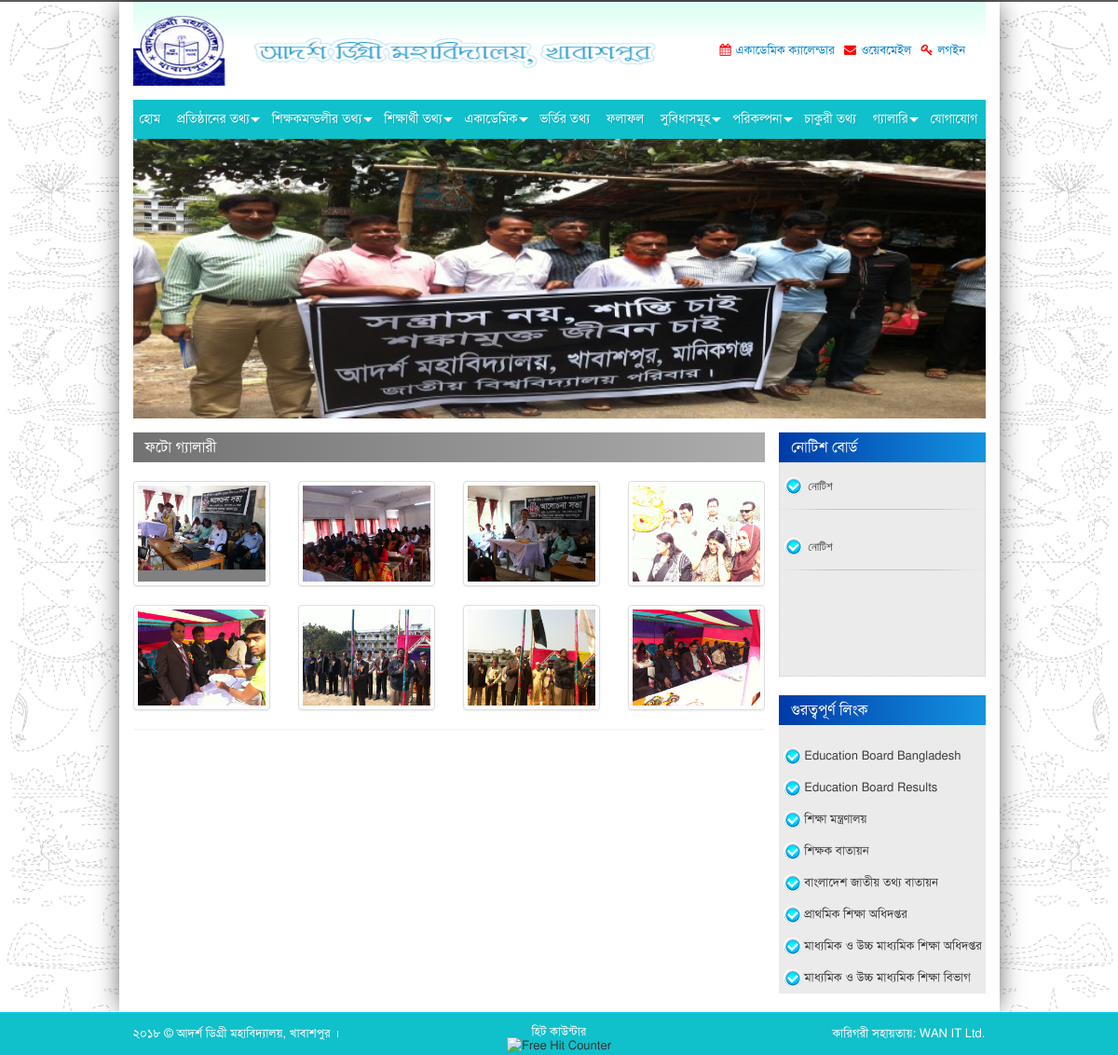
The page /page/content/photos on the database its author committed.
### tables this page shows
CREATE TABLE `tbl_contact` (
  `id` tinyint(1) NOT NULL COMMENT 'PK',
  `school_name` varchar(255) NOT NULL,
  `email` varchar(255) NOT NULL,
  `address` text NOT NULL,
  `google_map` text NOT NULL,
  `logo` varchar(255) NOT NULL
);

CREATE TABLE `tbl_documents` (
  `id` int(10) NOT NULL COMMENT 'PK',
  `slug` varchar(255) NOT NULL,
  `title` varchar(255) NOT NULL,
  `file_name` varchar(255) NOT NULL
);

CREATE TABLE `tbl_static_page` (
  `id` int(10) NOT NULL COMMENT 'PK',
  `slug` varchar(255) NOT NULL,
  `title` varchar(255) NOT NULL,
  `details` text NOT NULL,
  `file_name` varchar(255) NOT NULL
);

CREATE TABLE `tbl_banners` (
  `id` int(10) NOT NULL COMMENT 'PK',
  `page` varchar(255) NOT NULL,
  `file_name` varchar(255) NOT NULL
);

CREATE TABLE `tbl_photos` (
  `id` int(10) NOT NULL COMMENT 'PK',
  `title` varchar(255) NOT NULL,
  `file_name` varchar(255) NOT NULL
);

CREATE TABLE `tbl_notice` (
  `id` int(10) NOT NULL COMMENT 'PK',
  `published` datetime NOT NULL,
  `title` varchar(255) NOT NULL,
  `details` text NOT NULL,
  `file_name` varchar(255) NOT NULL
);

### application/controllers/Page.php (called while the page is built, shortened)
<?php if (!defined('BASEPATH')) 	exit('Hacking Attempt: Get out of the system ..!');
class Page extends CI_Controller {
	public function content($page = NULL) {
		$this->load->view('header');
		$this->load->view($page);
		$this->load->view('footer');
	}
}

### index.php (called while the page is built, shortened)
<?php
require_once BASEPATH.'core/CodeIgniter.php';

### application/models/Contact_model.php (called while the page is built, shortened)
<?php if (!defined('BASEPATH')) 	exit('Hacking Attempt : Get Out of the system ..!');
class Contact_model extends CI_Model {
	var $table = 'contact';
	public function index() {
		$query = $this->db->get_where($this->table);
		return $query->row();
	}
}

### application/models/Documents_model.php (called while the page is built, shortened)
<?php if (!defined('BASEPATH')) 	exit('Hacking Attempt : Get Out of the system ..!');
class Documents_model extends CI_Model {
	var $table = 'documents';
	public function document_list () {
		$this->db->select('*');
		$this->db->from($this->table);
		$this->db->order_by('id', 'ASC');
		return $this->db->get()->result();
	}
}

### application/models/Static_page_model.php (called while the page is built, shortened)
<?php if (!defined('BASEPATH')) 	exit('Hacking Attempt : Get Out of the system ..!');
class Static_page_model extends CI_Model {
	var $table = 'static_page';
	public function page_list () {
		$this->db->select('*');
		$this->db->from($this->table);
		$this->db->order_by('id', 'ASC');
		return $this->db->get()->result();
	}
}

### application/models/Banners_model.php (called while the page is built, shortened)
<?php if (!defined('BASEPATH')) 	exit('Hacking Attempt : Get Out of the system ..!');
class Banners_model extends CI_Model {
	var $table = 'banners';
	public function banner_by_page ($page=NULL) {
		$this->db->select('*');
		$this->db->from($this->table);
		$this->db->where('page', $page);
		$this->db->order_by('id', 'RANDOM');
		$this->db->limit(1);
		return $this->db->get()->row();
	}
}

### application/models/Photos_model.php (called while the page is built, shortened)
<?php if (!defined('BASEPATH')) 	exit('Hacking Attempt : Get Out of the system ..!');
class Photos_model extends CI_Model {
	var $table = 'photos';
	public function photo_list () {
		$this->db->select('*');
		$this->db->from($this->table);
		$this->db->order_by('id', 'DESC');
		return $this->db->get()->result();
	}
}

### application/models/Notice_model.php (called while the page is built, shortened)
<?php if (!defined('BASEPATH')) 	exit('Hacking Attempt : Get Out of the system ..!');
class Notice_model extends CI_Model {
	var $table = 'notice';
	public function notice_list () {
		$this->db->select('*');
		$this->db->from($this->table);
		$this->db->order_by('id', 'DESC');
		return $this->db->get()->result();
	}
}

### application/helpers/oyo_helper.php (called while the page is built, shortened)
<?php if (!defined('BASEPATH')) 	exit('Hacking Attempt: Get out of the system ..!');
function eng_to_bng($val) {
	$eng = array('0', '1', '2', '3', '4', '5', '6', '7', '8', '9');
	$bng = array('০', '১', '২', '৩', '৪', '৫', '৬', '৭', '৮', '৯');
	return str_ireplace($eng, $bng, $val);
}

### application/views/photos.php (the view)
<div class="col-lg-12 col-md-12 col-sm-12 col-xs-12">
	<div id="main-page">
		<div class="row">
			<div class="col-lg-9 col-md-9 col-sm-9 col-xs-12">
				<div class="main-section-leftside">
					<div class="row">
						<div class="col-lg-12 col-md-12 col-sm-12 col-xs-12">
							<div class="inner-page">
								<h3 class="head_black">ফটো গ্যালারী</h3>
								<div class="gallery">
									<div class="row">
										<div class='list-group gallery'>
											<?php foreach ($this->photos_model->photo_list() as $row) { ?>
												<div class='col-sm-4 col-xs-6 col-md-3 col-lg-3'>
													<a class="thumbnail fancybox" rel="ligthbox" href="<?php echo base_url().'assets/filemanager/photos/'.$row->file_name;?>" title="<?php echo $row->title; ?>">
														<img class="img-responsive" alt="" src="<?php echo base_url().'assets/filemanager/photos/'.$row->file_name;?>" />
													</a>
												</div>
											<?php } ?>
										</div>
									</div>
								</div>
							</div>
						</div>
					</div>
				</div>
			</div>
			<div class="col-lg-3 col-md-3 col-sm-3 col-xs-12 right-section-padding">
				<?php $this->load->view('sidebar');?>
			</div>
		</div>
	</div>
</div>
</div>
</div>
</div>

### application/views/header.php (shortened to what this page needs)
<?php
	$contact = $this->contact_model->index();
	$documents = $this->documents_model->document_list();
	$page_list = $this->static_page_model->page_list();
?>
<!DOCTYPE html>
<html lang="en">
<head>
	<link rel="stylesheet" type="text/css" href="<?php echo base_url().'assets/site/';?>css/bootstrap.min.css">
	<link rel="stylesheet" type="text/css" href="<?php echo base_url().'assets/site/';?>css/bootstrap-theme.min.css" />
	<link rel="stylesheet" type="text/css" href="<?php echo base_url().'assets/site/';?>css/fonts.css" />
	<link rel="stylesheet" type="text/css" href="<?php echo base_url().'assets/site/';?>css/client.css">
	<link rel="stylesheet" type="text/css" href="<?php echo base_url().'assets/site/';?>css/font-awesome.min.css">
	<link rel="stylesheet" type="text/css" href="<?php echo base_url().'assets/site/';?>css/addvertise_scroll.css" />
	<link rel="stylesheet" type="text/css" href="<?php echo base_url().'assets/site/';?>css/vticker.css" />
	<link rel="stylesheet" type="text/css" href="<?php echo base_url().'assets/site/';?>css/menu.css" />
	<link rel="stylesheet" href="https://cdnjs.cloudflare.com/ajax/libs/fancybox/2.1.5/jquery.fancybox.min.css" media="screen">
	<link rel="stylesheet" type="text/css" href="<?php echo base_url().'assets/site/';?>css/styles.css" />
</head>
<body>
<div class="container">
	<div class="row">
		<div id="body_wrapper">
			<div class="col-lg-12 col-md-12 col-sm-12 col-xs-12">
				<div id="header">
					<div class="header_inner">
						<div class="row">
							<div class="col-lg-8 col-md-8 col-sm-8 col-xs-12">
								<div class="logo">
									<a href="<?php echo base_url();?>"><img src="<?php echo base_url().'assets/filemanager/'.$contact->logo;?>"class="img-responsive" alt="<?php echo $contact->school_name;?>"> </a>
								</div>
							</div>
							<div class="col-lg-4 col-md-4 col-sm-4 col-xs-12">
								<div class="header-right">
									<ul>
										<li>
											<div class="calender">
												<?php foreach ($documents as $row) { if (in_array($row->id, array(1))) { ?>
													<a href="<?php echo base_url().'assets/filemanager/documents/'.$row->file_name;?>" target="_blank"><span><i class="fa fa-calendar" aria-hidden="true"></i></span><?php echo $row->title;?></a>
												<?php } } ?>
											</div>
										</li>
										<li>
											<div class="calender">
												<a href="<?php echo base_url().'webmail';?>" target="_blank"><span><i class="fa fa-envelope" aria-hidden="true"></i></span>ওয়েবমেইল</a>
											</div>
										</li>
										<li>
											<div class="calender">
												<a href="<?php echo base_url().'admin-panel';?>" target="_blank"><span><i class="fa fa-key" aria-hidden="true"></i></span>লগইন</a>
											</div>
										</li>
									</ul>
								</div>
							</div>
						</div>
					</div>
				</div>
			</div>
			<div class="col-lg-12 col-md-12 col-sm-12 col-xs-12">
				<div class="navigation">
					<div id='cssmenu'>
						<ul>
							<li><a href='<?php echo base_url();?>'><span>হোম</span></a></li>
							<li class='active has-sub'><a href='#'><span>  প্রতিষ্ঠানের তথ্য </span></a>
							</li>
							<li class='active has-sub'><a href='#'><span>  শিক্ষকমন্ডলীর তথ্য  </span></a>
							</li>
							<li class='active has-sub'><a href='#'><span>  শিক্ষার্থী তথ্য  </span></a>
							</li>
							<li class='active has-sub'><a href='#'><span>  একাডেমিক </span></a>
							</li>
							<?php foreach ($page_list as $row) { if (in_array($row->id, array(5))) { ?>
								<li><a href="<?php echo base_url()."page/single/".$row->slug;?>"><span><?php echo $row->title;?></span></a></li>
							<?php } } ?>
							<li><a href="<?php echo base_url().'page/content/results';?>"><span>ফলাফল </span></a></li>
							<li class='active has-sub'><a href='#'><span> সুবিধাসমূহ  </span></a>
							</li>
							<li class='active has-sub'><a href='#'><span> পরিকল্পনা  </span></a>
							</li>
							<?php foreach ($page_list as $row) { if (in_array($row->id, array(9))) { ?>
								<li><a href="<?php echo base_url()."page/single/".$row->slug;?>"><span><?php echo $row->title;?></span></a></li>
							<?php } } ?>
							<li class='active has-sub'><a href='#'><span> গ্যালারি </span></a>
							</li>
							<li class='last'><a href="<?php echo base_url().'page/content/contact';?>"><span>  যোগাযোগ </span></a></li>
						</ul>
					</div>
				</div>
			</div>
			<?php if($this->uri->segment(1)!=NULL) { ?>
				<div class="col-lg-12 col-md-12 col-sm-12 col-xs-12">
					<div id="banner_inner">
						<?php $banner = $this->banners_model->banner_by_page('অন্যান্য পেইজ'); ?>
						<img style="height:300px;width:100%" src="<?php echo base_url().'assets/filemanager/banners/'.$banner->file_name;?>" class="img-responsive" alt="Slider">
					</div>
				</div>
			<?php } ?>

### application/views/sidebar.php
<div class="main-section-rightside">
	<div class="notice-box">
		<h2 class="title-box">নোটিশ বোর্ড</h2>
		<div class="news_box">
			<div class="scroll-text" id="demo2">
				<ul>
					<?php foreach ($this->notice_model->notice_list() as $row) { ?>
						<li>
							<a href="<?php echo base_url().'page/notice/'.$row->id;?>">
								<div class="news_box_inner">
									<p class="news_box_p"><?php echo $row->title; ?></p>
								</div>
							</a>
						</li>
					<?php } ?>
				</ul>
			</div>
		</div>
	</div>
	<div class="notice-box">
		<h2 class="title-box">গুরত্বপূর্ণ লিংক</h2>
		<div class="drop-box">
			<div class="p_rgt_txt">
				<ul>
					<li><a target="_blank" href="http://www.educationboard.gov.bd/">Education Board Bangladesh</a></li>
					<li><a target="_blank" href="http://www.educationboardresults.gov.bd/">Education Board Results</a></li>
					<li><a target="_blank" href="http://www.moedu.gov.bd/">শিক্ষা মন্ত্রণালয়</a></li>
					<li><a target="_blank" href="https://www.teachers.gov.bd/"> শিক্ষক বাতায়ন</a></li>
					<li><a target="_blank" href="http://bangladesh.gov.bd/">বাংলাদেশ জাতীয় তথ্য বাতায়ন</a></li>
					<li><a target="_blank" href="http://www.dpe.gov.bd/">প্রাথমিক শিক্ষা অধিদপ্তর</a></li>
					<li><a target="_blank" href="http://www.dshe.gov.bd/"> মাধ্যমিক ও উচ্চ মাধ্যমিক শিক্ষা অধিদপ্তর</a></li>
					<li><a target="_blank" href="http://www.shed.gov.bd/"> মাধ্যমিক ও উচ্চ মাধ্যমিক শিক্ষা বিভাগ</a></li>
				</ul>
			</div>
		</div>
	</div>
</div>

### application/views/footer.php (shortened to what this page needs)
<?php $contact = $this->contact_model->index(); ?>
<div id="footer">
	<div class="container">
		<div class="row">
			<div class="col-lg-4 col-md-4 col-sm-4 col-xs-12">
				<div class="copy_right">
					<p class="copy_right_p">  <?php echo eng_to_bng(date('Y')). " &copy; ". $contact->school_name; ?>।</p>
				</div>
			</div>
			<div class="col-lg-4 col-md-4 col-sm-4 col-xs-12">
				<div class="hit_counter">
					<p class="paragraph_hit">হিট কাউন্টার</p>
					<div align="center" style="margin-top:-2px;">
						<img border="0" alt="Free Hit Counter" src="http://www.hit-counts.com/counter.php?t=MTM1ODUyOQ==">
					</div>
				</div>
			</div>
			<div class="col-lg-4 col-md-4 col-sm-4 col-xs-12">
				<div class="developed" style="float: right; width:100%;">
					<p class="copy_right_p"  style="float: right">কারিগরী সহায়তায়:<a href="http://wanitltd.com" target="_blank" > WAN IT Ltd.</a> </p>
				</div>
			</div>
		</div>
	</div>
</div>
</body>
</html>

### assets/site/css/addvertise_scroll.css (style rules this page uses)
.scroll-text { height: 545px; overflow: hidden; margin: 0 auto; border: 1px dotted #cfcfcf; padding: 0px; }
.scroll-text ul { width: 100%; margin: 0; padding:0; }
.scroll-text ul li { list-style:none; height:auto; padding-bottom:15px; }
.scroll-text ul li a { font-size:14px; font-family:Verdana, Geneva, sans-serif; color:#000; text-decoration:none; }

### assets/site/css/menu.css (style rules this page uses)
#cssmenu { position: relative; height: auto; width: auto; font-family: 'SolaimanLipiNormal'; }
#cssmenu ul { list-style: none; padding: 0; margin: 0; line-height: 1; }
#cssmenu > ul { position: relative; display: block; width: 100%; z-index: 500; }
#cssmenu:after, #cssmenu > ul:after { content: "."; display: block; clear: both; visibility: hidden; line-height: 0; height: 0; }
#cssmenu > ul > li { display: inline-block; position: relative; margin: 0; padding: 0; }
#cssmenu ul li a { display: block; font-family: 'SolaimanLipiNormal'; text-decoration: none; }
#cssmenu > ul > li > a { color: #fff; font-family: 'SolaimanLipiNormal'; font-size: 14px; font-weight: 500; padding: 14px 7px; font-weight: 500; text-transform: capitalize; transition: color 0.25s ease-out 0s; text-shadow: 1px 1px 1px rgba(0, 0, 0, 0.12); }
#cssmenu > ul > li.has-sub > a { padding-right: 13px; }
#cssmenu li.has-sub::after { display: block; content: ""; position: absolute; width: 0; height: 0; }
#cssmenu > ul > li.has-sub::after { right: 2px; top: 19px; border: 5px solid transparent; border-top-color: #fff; }

### rows shown on the page
tbl_contact: logo (picture), school_name "আদর্শ ডিগ্রী মহাবিদ্যালয়, খাবাশপুর"
tbl_documents: title "একাডেমিক ক্যালেন্ডার"
tbl_static_page: title "ভর্তির তথ্য"
tbl_static_page: title "চাকুরী তথ্য"
tbl_banners: file_name (picture)
tbl_photos: file_name (picture)
tbl_photos: file_name (picture)
tbl_photos: file_name (picture)
tbl_photos: file_name (picture)
tbl_photos: file_name (picture)
tbl_photos: file_name (picture)
tbl_photos: file_name (picture)
tbl_photos: file_name (picture)
tbl_notice: title "নোটিশ"
tbl_notice: title "নোটিশ"
